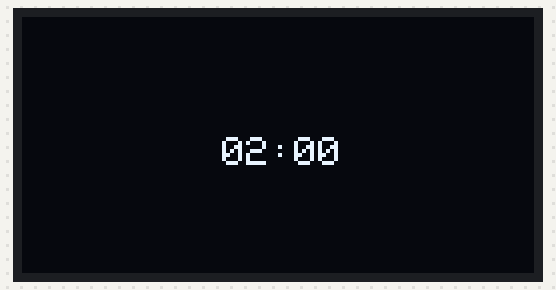
Simulated run of this sketch. Board: Arduino Uno, built with avr-gcc and run on an emulated ATmega328P. Parts: 128×64 one-colour display. What the sketch prints to the serial monitor is not drawn.

Above: at 0.1 s.
At 5.1 s:
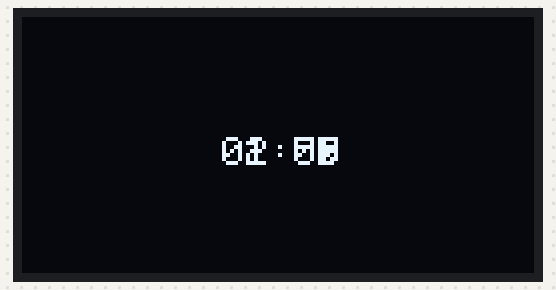
At 31.1 s:
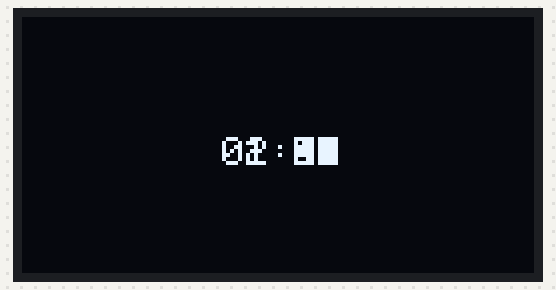

The sketch:

TimerCode.ino
```cpp
#include <Adafruit_GFX.h>
#include <Adafruit_GrayOLED.h>
#include <Adafruit_SPITFT.h>
#include <Adafruit_SPITFT_Macros.h>
#include <gfxfont.h>

#include <Adafruit_SSD1306.h>
#include <splash.h>

#define OLED_ADDR       0x3C
#define COUNTDOWN_TIME  121000ul

char
    szString[20];
byte
    mins, secs;

unsigned long
    timeTemp,
    timeNow,
    timeStart,
    timeElapsed,
    timeLeft;

Adafruit_SSD1306 display(-1);

#if (SSD1306_LCDHEIGHT != 64)
#error("Height incorrect, please fix Adafruit_SSD1306.h!");
#endif

void setup()
{
    // initialize and clear display
    display.begin(SSD1306_SWITCHCAPVCC, OLED_ADDR);
    display.clearDisplay();
    display.setTextSize(1);
    display.setTextColor(WHITE);

    Serial.begin(9600);
    timeStart = millis();
    mins = 1;
    secs = 1;

}//setup

void DoCountdown()
{
    static unsigned long
        lastTimeNow = 0;
    static byte
        lastsecs = 1;

    timeNow = millis();
    timeElapsed = timeNow - timeStart;

    if( mins == 0 && secs == 0 )
        return;

    timeLeft = COUNTDOWN_TIME - timeElapsed;

    mins = (byte)(timeLeft / 60000ul);
    timeTemp = timeLeft - (mins * 60000);
    secs = (byte)(timeTemp / 1000ul);
    timeTemp = timeTemp - (secs * 1000ul);

    if( mins == 0 && secs == 0 )
    {
        sprintf( szString, "**DONE**" );
        Serial.println( szString );
        display.setCursor( 44, 30 );
        display.print( szString );
        display.display();

    }//if
    else if( secs != lastsecs )
    {
        lastsecs = secs;
        sprintf( szString, "%02d:%02d", mins, secs );
        Serial.println( szString );
        //
        display.setCursor( 50, 30 );
        display.print( szString );
        display.display();

    }//if

}//DoCountdown

void loop()
{
    DoCountdown();

}//loop
```
